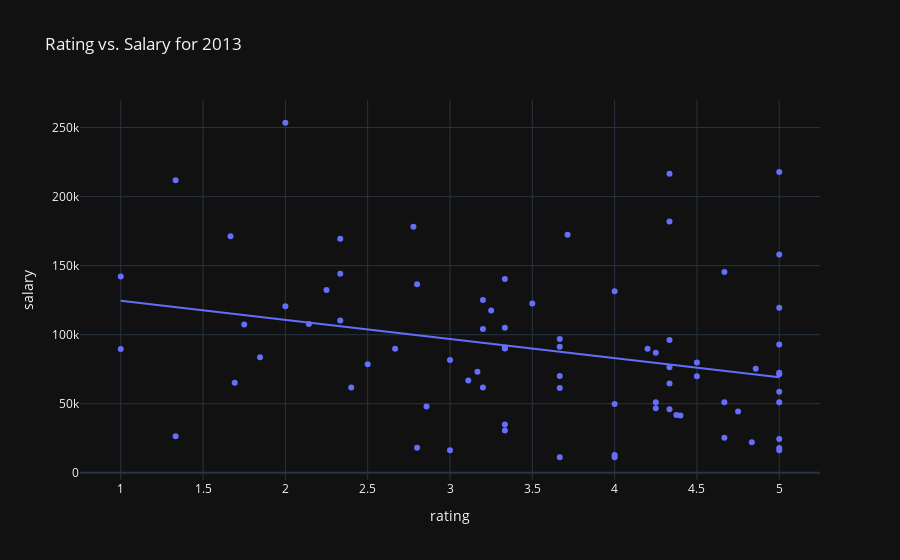
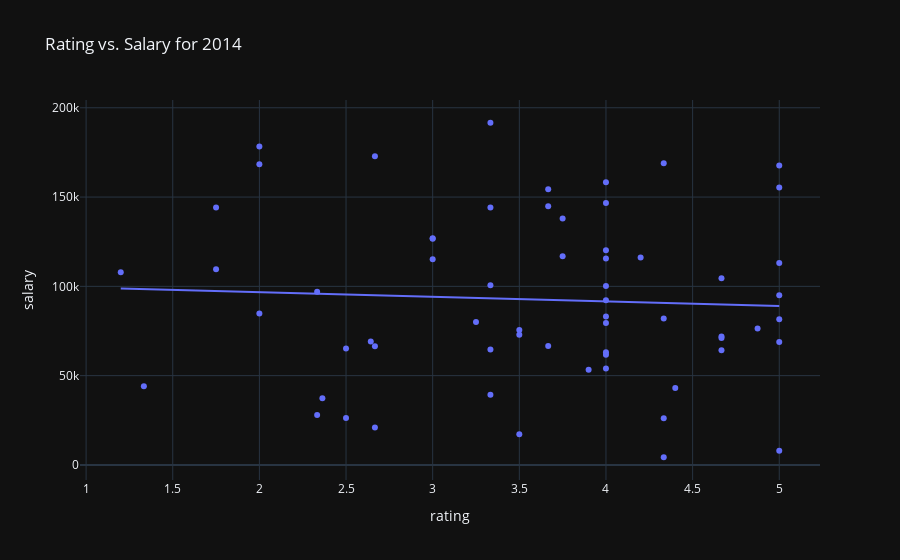
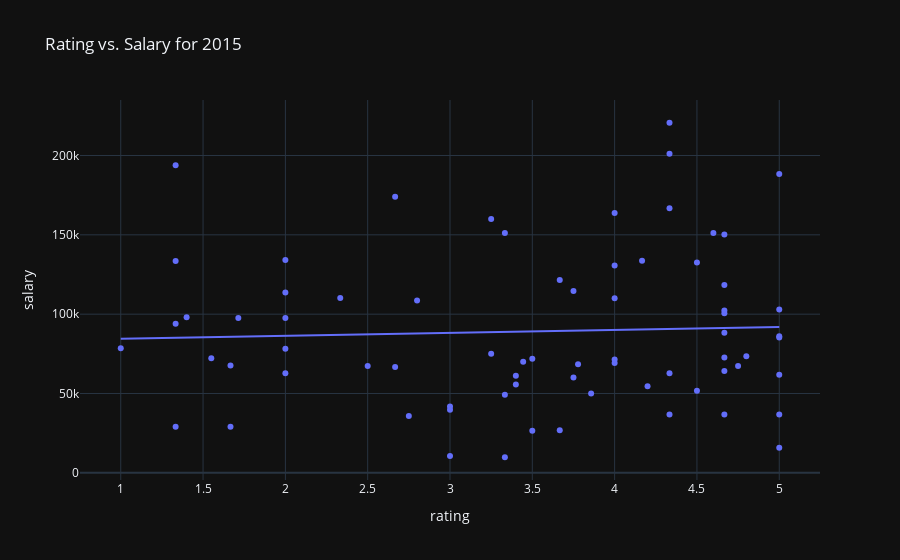
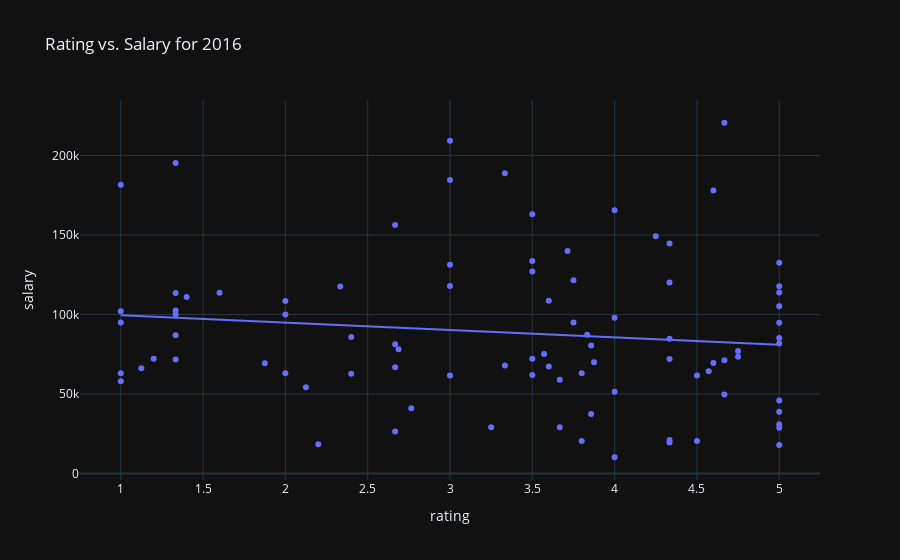

Notebook code cell kept with these figures, in order:
### Code cell
for year, year_df in merged_df.groupby("year"):
    year_df = year_df.groupby("name", as_index=False).agg(
        {
            "rating": "mean",
            "school": "first",
            "salary": "first",
            "year": "first",
            "num_reviews": "sum",
        }
    )

    year_df = year_df[year_df["num_reviews"] >= 3]
    year_df = year_df.dropna(subset=["salary"])

    if len(year_df) == 0:
        continue

    fig = year_df.plot(
        kind="scatter",
        x="rating",
        y="salary",
        # color="school",
        hover_data=["name", "num_reviews"],
        trendline="ols",
        title=f"Rating vs. Salary for {int(year)}",
    )
    display(fig)
